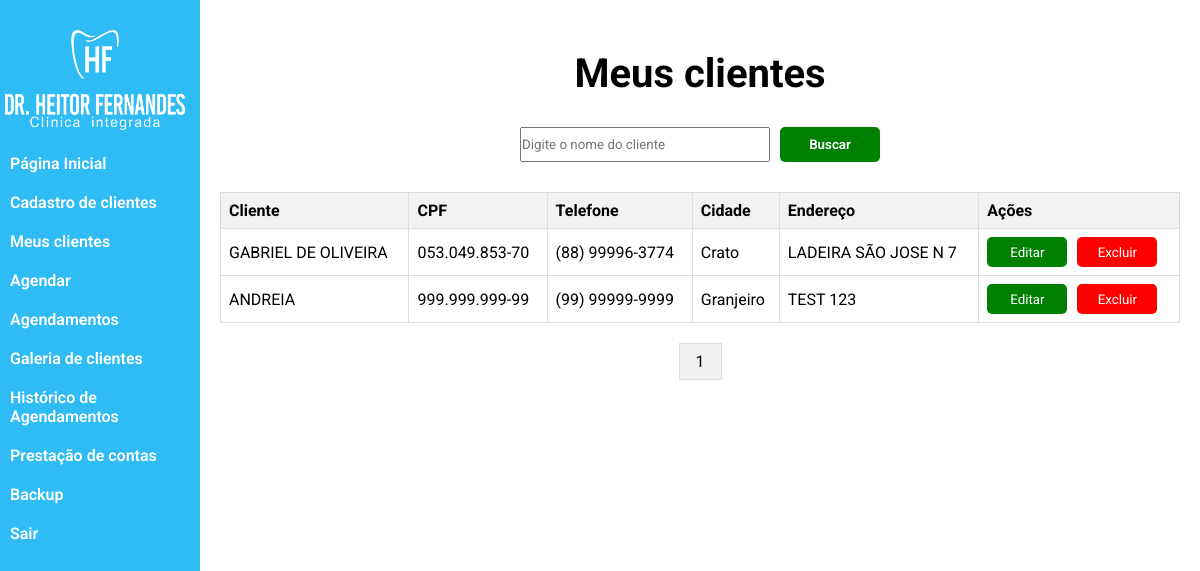
The page /views/admin/listClientes.php (signed in) on the database as committed earlier.
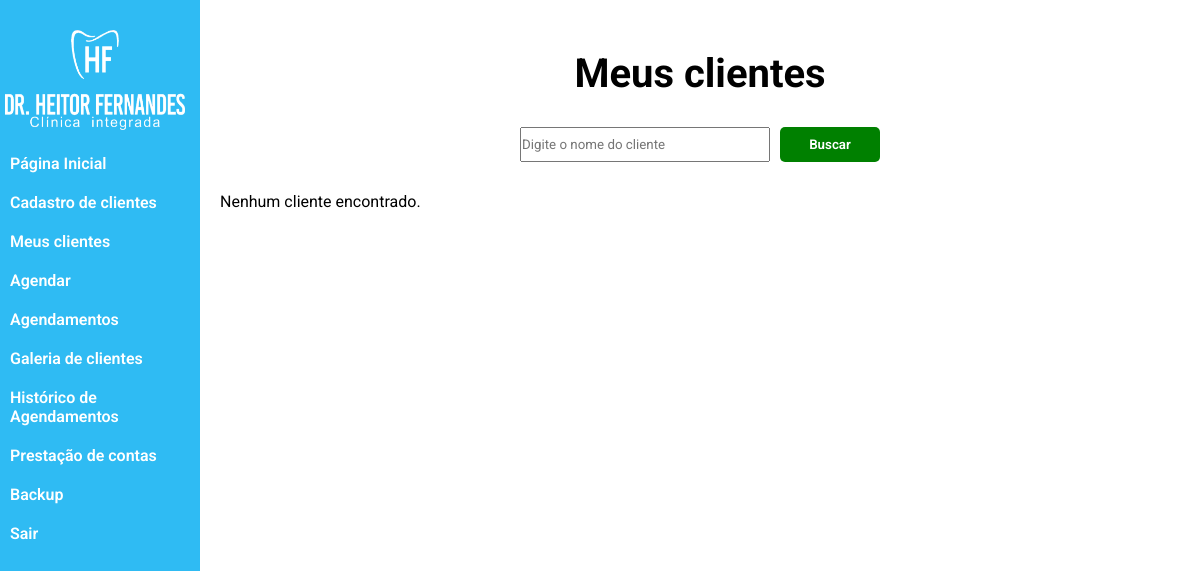
The same page on the database as committed later.
### tables this page shows
CREATE TABLE `clientes` (
  `id` int(11) NOT NULL,
  `nome_completo` varchar(100) NOT NULL,
  `cpf` text DEFAULT NULL,
  `genero` varchar(10) DEFAULT NULL,
  `telefone` varchar(15) DEFAULT NULL,
  `email` varchar(100) DEFAULT NULL,
  `endereco_rua` varchar(255) DEFAULT NULL,
  `endereco_cidade` varchar(100) DEFAULT NULL,
  `endereco_estado` varchar(50) DEFAULT NULL,
  `endereco_cep` varchar(15) DEFAULT NULL,
  `historico_medico` text DEFAULT NULL
);

### views/admin/listClientes.php (the view, shortened to what this page needs)
<?php
$conn = conectarAoBanco();
$registrosPorPagina = 8;
$paginaAtual = isset($_GET['pagina']) ? $_GET['pagina'] : 1;
$offset = ($paginaAtual - 1) * $registrosPorPagina;
$sqlTotalAgendamentos = "SELECT COUNT(*) as total from clientes";
$resultTotalAgendamentos = $conn->query($sqlTotalAgendamentos);
$totalClientes = $resultTotalAgendamentos->fetch_assoc()['total'];
$resultadosClientes = array();
if ($_SERVER["REQUEST_METHOD"] == "POST") {
    $nome = $_POST["nome_cliente"];
    if (!empty($nome)) {
        $sqlClientes = "SELECT * FROM clientes WHERE nome_completo LIKE '%$nome%' LIMIT $registrosPorPagina OFFSET $offset";
    } else {
        $sqlClientes = "SELECT * FROM clientes LIMIT $registrosPorPagina OFFSET $offset";
    }
} else {
    $sqlClientes = "SELECT * FROM clientes LIMIT $registrosPorPagina OFFSET $offset";
}
$resultClientes = $conn->query($sqlClientes);
if ($resultClientes !== false && $resultClientes->num_rows > 0) {
    while ($rowClientes = $resultClientes->fetch_assoc()) {
        $resultadosClientes[] = $rowClientes;
    }
}
?>
<!DOCTYPE html>
<html lang="en">
<head>
    <link rel="stylesheet" href="../../assets/css/sidebar.css">
    <link rel="stylesheet" href="../../assets/css/clientes.css">
    <link rel="stylesheet" href="../../assets/css/homeAdmin.css">
</head>
<body>
<div class="container">
<div class="test">
    <div class="sidebar">
        <img src="../../assets/img/logo-sidebar.png" alt="">
        <ul>
        <li><a href="../../views/admin/home.php">Página Inicial</a></li>
            <li><a href="../../views/admin/cadastroClientes.php">Cadastro de clientes</a></li>
            <li><a href="../../views/admin/listClientes.php">Meus clientes</a></li>
            <li><a href="../../views/admin/clientes.php">Agendar</a></li>
            <li><a href="../../views/admin/listAgendamentos.php">Agendamentos</a></li>
            <li><a href="../../views/admin/galeria.php">Galeria de clientes</a></li>
            <li><a href="../../views/admin/historicoAgendamentos.php">Histórico de Agendamentos</a></li>
            <li><a href="../../views/admin/saldo.php">Prestação de contas</a></li>
            <li><a href="../../views/admin/backup.php">Backup</a></li>
            <li><a href="../../assets/php/logout.php">Sair</a></li>
        </ul>
    </div>
</div>
    <div class="content">
        <h2>Meus clientes</h2>
        <form method="post" action="<?php echo htmlspecialchars($_SERVER["PHP_SELF"]);?>">
            <input type="text" name="nome_cliente" placeholder="Digite o nome do cliente">
            <input type="submit" value="Buscar">
        </form>
        <?php
        if (!empty($resultadosClientes)) {
            echo "<table>";
            echo "<tr><th>Cliente</th><th>CPF</th><th>Telefone</th><th>Cidade</th><th>Endereço</th><th>Ações</th></tr>";
            foreach ($resultadosClientes as $cliente) {
                echo "<tr>";
                echo "<td>" . $cliente["nome_completo"] . "</td>";
                echo "<td>" . $cliente["cpf"] . "</td>";
                echo "<td>" . $cliente["telefone"] . "</td>";
                echo "<td>" . $cliente["endereco_cidade"] . "</td>";
                echo "<td>" . $cliente["endereco_rua"] . "</td>";
                echo "<td><button style='margin-right:10px;' class='edit agendar' data-id='" . $cliente["id"] . "'>Editar</button>";
                echo "<button style='background:red !important;' class='delete agendar' data-id='" . $cliente["id"] . "'>Excluir</button></td>";
                echo "</tr>";
            }
            echo "</table>";
            $totalPaginas = ceil($totalClientes/ $registrosPorPagina);
            echo "<div class='pagination'>";
            for ($i = 1; $i <= $totalPaginas; $i++) {
                echo "<a href='?pagina=$i' class='paginacao'>$i</a> ";
            }
            echo "</div>";
        } else {
            echo "Nenhum cliente encontrado.";
        }
        ?>
    </div>
</div>
</body>
</html>

Rows that differ between the two databases and show on the page:
removed clientes: nome_completo "GABRIEL DE OLIVEIRA", cpf "053.049.853-70", telefone "(88) 99996-3774", endereco_cidade "Crato", endereco_rua "LADEIRA SÃO JOSE N 7"
removed clientes: nome_completo "ANDREIA", cpf "999.999.999-99", telefone "(99) 99999-9999", endereco_cidade "Granjeiro", endereco_rua "TEST 123"
Other text that changed with them:
text no longer shown: "Cliente CPF Telefone Cidade Endereço Ações"
text now shown: "Nenhum cliente encontrado."
list line gone: "1"
